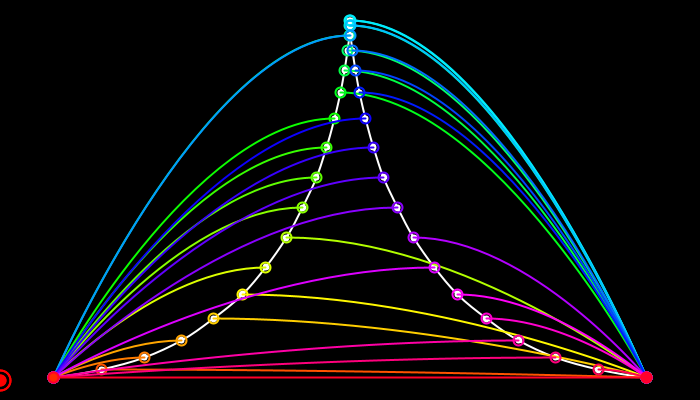
Frame 1 (no input)
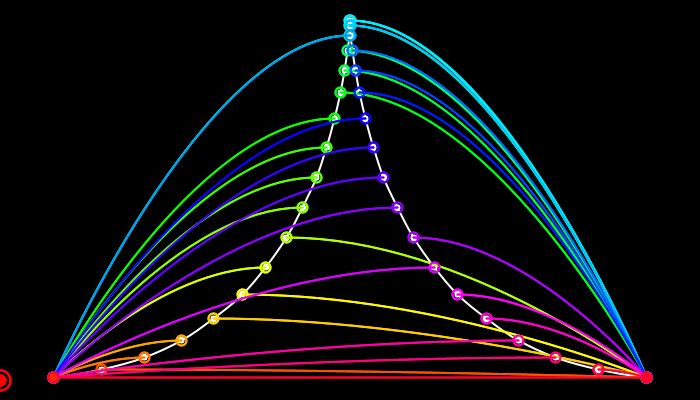
Frame 2 (the mouse pressed at the canvas centre, redrawn once)

The Processing sketch that drew these frames (run headless with seeded random() and noise(); the mouse was pressed at the canvas centre and the sketch redrawn once):

// Processing sketch: processing_102309
// ── processing_102309.pde

int modulo = 37; //I also like 13, 3
int power = 18;
boolean curved = true;
boolean useEllipse = false;

void setup() {
  size(700, 400);
  background(0);
  hoverNum =0;
  createVals();
  smooth();
  strokeWeight(2);
  preDraw();
  noLoop();
}

void createVals() {
  colorMode(HSB, modulo, 100, 100);
  background(0);
  fill(0);
  stroke(modulo);
}

PVector getPlacement(int i) {//Any function from Z to RxR
  float x, y;
  if (useEllipse) {
    y = height/2 + (height/2-10)*sin(i*2*PI/modulo - PI/2);
    x = width/2 + (width/2-10)*cos(i*2*PI/modulo - PI/2);
  }
  else {  
    x = width/(0.25*(modulo*modulo*modulo)) * pow(i - 0.5*modulo, 3) + 0.5*width;
    y = 0.5*height + (0.5*height-20)*cos(i*2*PI/(modulo));
  }
  return new PVector(x, y);
}

void preDraw() {
  noFill();
  stroke(modulo);

  beginShape();
  PVector start = getPlacement(0);
  curveVertex(start.x, start.y);
  for (int i=1; i<modulo; i++) {
    PVector point = getPlacement(i);
    curveVertex(point.x, point.y);

    fill(modulo);
    stroke(modulo);
    ellipse(point.x, point.y, 5, 5);
    noFill();
  }
  PVector end = getPlacement(modulo);
  curveVertex(end.x, end.y);
  endShape();
}

void markConnection(PVector loc0, PVector loc1, int id0, int id1) {
  stroke(id0, 100, 100);
  noFill();
  if (curved)
    bezier(loc0.x, loc0.y, 0.5*(loc0.x+loc1.x), loc0.y, loc1.x, loc1.y, loc1.x, loc1.y);
  else
    line(loc0.x, loc0.y, loc1.x, loc1.y);
}

void markStartingPoint(PVector loc0, int id0, int id1) {
  noFill();
  stroke(id0, 100, 100);
  ellipse(loc0.x, loc0.y, 10, 10);
}

void markEndingPoint(PVector loc1, int id0, int id1) {
  fill(id1, 100, 100);
  stroke(id0, 100, 100);
  ellipse(loc1.x, loc1.y, 10, 10);
}

void draw() {
  for (int n=0; n<modulo; n++)
  {
    int nextNum = computeNext(n);
    PVector loc0 = getPlacement(n);
    PVector loc1 = getPlacement(nextNum);

    markConnection(loc0, loc1, n, nextNum);
    markStartingPoint(loc0, n, nextNum);
    markEndingPoint(loc1, n, nextNum);    

    if (n == hoverNum) {
      nextHoverNum = nextNum;
      noFill();
      stroke(n, 100, 100);
      ellipse(loc0.x, loc0.y, 20, 20);
      stroke(nextNum, 100, 100);
      ellipse(loc1.x, loc1.y, 20, 20);
    }
  }
}

int computeNext(int lastNum) {
  int nextNum = 1;
  for (int n=0; n<power; n++) {
    nextNum = (nextNum*lastNum) % modulo;
  }
  return nextNum;
}

void update() {
  createVals();
  preDraw();
  redraw();
}

int getModulo() {
  return modulo;
}

void setModulo(int m) {
  modulo = m;
}
int getPower() {
  return power;
}
void setPower(int p) {
  power = p;
}
void curveToggle() {
  curved = !curved;
}
void shapeToggle() {
  useEllipse = !useEllipse;
}

void mousePressed() {
  PVector mouseLoc = new PVector(mouseX, mouseY);
  for (int i=0; i<=modulo; i++) {
    PVector intLoc = getPlacement(i);
    if (intLoc.dist(mouseLoc) < 10 && i!=hoverNum) {
      updateHoverNum(i);
      update();
    }
  }
}
int hoverNum;
int nextHoverNum;
int getHoverNum() {
  return hoverNum;
}
int getNextHoverNum() {
  return nextHoverNum;
}
void updateHoverNum(int i) {
  hoverNum = i;
  int nextNum = computeNext(i);
  if (javascript != null)
    javascript.updateMouseNum(i, nextNum, power, modulo);
}

interface JavaScript {
  void updateMouseNum(int n, int nn, int p, int m);
}
void bindJavascript(JavaScript js) {
  javascript = js;
}
JavaScript javascript;
